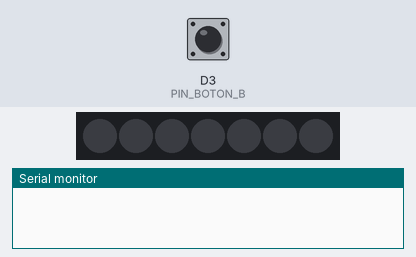
Recording of a sketch running on a simulated ESP8266 (Wemos D1 mini). Shown: 7 RGB LEDs in strip order, left to right, the last lines printed to the serial monitor. The inputs (shaded band) are chosen by the test bench; at power-on: D3 (PIN_BOTON_B) HIGH. Dim RGB values are drawn brighter than linear.

Above: at 4.7 s.
4.8 s: D3 (PIN_BOTON_B) pulled LOW for 3.2 s
At 9.0 s:
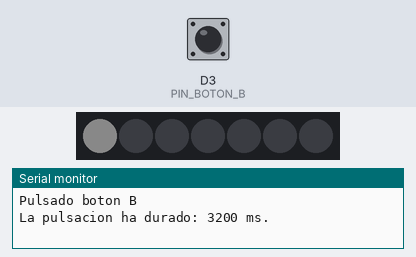
9.5 s: D3 (PIN_BOTON_B) pulled LOW for 0.15 s
At 9.91 s:
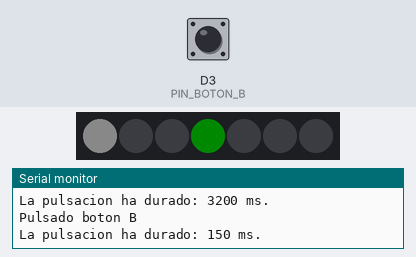
10.2 s: D3 (PIN_BOTON_B) pulled LOW for 1 s
At 11.31 s:
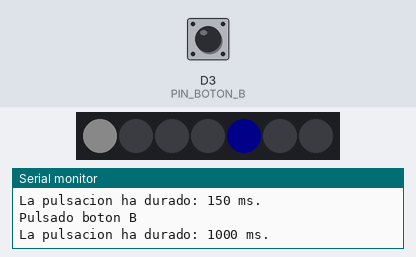
11.8 s: D3 (PIN_BOTON_B) pulled LOW for 0.15 s
At 12.12 s:
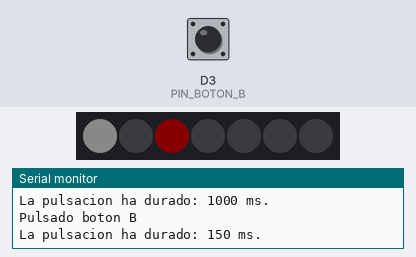
Timing chart, 0 to 13.5 s (numbered marks = the images above; inputs shaded):
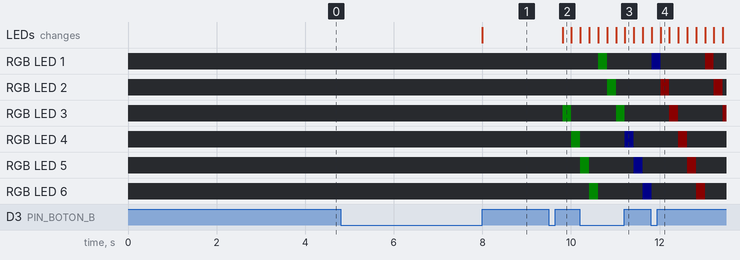

The sketch:

Ejercicio14c-Control_RGB_Wemos.ino
```cpp
/*
   Ejercicio14 - Control RGB Wemos
   Web: https://www.aprendiendoarduino.com/cursos/programacion-arduino-2019/
   Montaje: https://github.com/jecrespo/aprendiendoarduino-Curso_Programacion_Arduino_2019/blob/master/Esquemas%20Montajes%20Pr%C3%A1cticas%20Fritzing/Curso_Programacion-Montaje%20Arduino_bb.png
*/
//Librería LEDs RGB
#include <Adafruit_NeoPixel.h>

//Definición pines
#define PIN_BOTON_B D3
#define PIN   D4
#define LED_NUM 7

//Objeto Leds
Adafruit_NeoPixel leds = Adafruit_NeoPixel(LED_NUM, PIN, NEO_GRB + NEO_KHZ800);

//Variables globales
int velocidad = 200;
int color;
int colores[3] = {0, 0, 0};
boolean encendido = 0;  //Sistema encendido/apagado
byte led = 1; //Led que enciendo para efecto
boolean anterior_b;
unsigned long tiempo_pulsacion;
unsigned long tiempo_led;

void setup() {
  //Inicializo puerto serie
  Serial.begin(9600);
  // This initializes the NeoPixel library.
  leds.begin();
  //Inicializo Pines
  pinMode(PIN_BOTON_B, INPUT);

  anterior_b = digitalRead(PIN_BOTON_B);

  for (int i = 0; i < LED_NUM ; i++){
    leds.setPixelColor (i, leds.Color (0,0,0));
    leds.show();
    delay (500);
  }
}

void loop() {

  boolean estado_b = digitalRead(PIN_BOTON_B);

  if (anterior_b != estado_b) {
    if (estado_b == LOW) {  //flanco ascendente pull-up
      tiempo_pulsacion = millis();  //tomo timepo al pulsar
      Serial.println(F("Pulsado boton B"));
    }
    else {  //flanco descendente
      unsigned long duracion_pulso = millis() - tiempo_pulsacion; //Aqui hay un bug por el millis overflow
      Serial.println("La pulsacion ha durado: " + String(duracion_pulso) + " ms.");
      if (duracion_pulso < 2000) {  //corta
        if (encendido) {  //Solo si esta encendido el sistema
          colores[color] = 0;
          color++;

          if (color > 2)
            color = 0;

          colores[color] = 10;
        }
      }
      else if (duracion_pulso < 10000) {  //larga
        if (encendido) {
          encendido = 0;
          //apago leds
          for (int i = 0; i < LED_NUM; i++) {
            leds.setPixelColor(i, leds.Color(0, 0, 0));
          }
          leds.show();
        }
        else {
          encendido = 1;
          leds.setPixelColor(0, leds.Color(10, 10, 10));  //Enciendo led central
          leds.show();
          tiempo_led = millis();
          led = 0;  //empiezo el efecto en el led 1
        }
      }
      else {
        Serial.println("pulsación demasiado larga");
      }
    }
  }
  anterior_b = estado_b;

   //actualizo led cuando toca (200 ms)
  if (encendido) {
    if ((millis() - tiempo_led) > 200) {
      tiempo_led = millis();
      leds.setPixelColor(((led + (LED_NUM - 2)) % (LED_NUM - 1)) + 1, leds.Color(0, 0, 0));
      leds.setPixelColor((led % (LED_NUM - 1)) + 1, leds.Color(colores[0], colores[1], colores[2]));
      leds.show();
      led++;
      if (led > LED_NUM - 2)
        led = 0;
    }
  }
}
```

Measured:
- after the input at 4.8 s, the LEDs: change after 3.2 s (image 1)
- after the input at 9.5 s, RGB LED 3: off → RGB(0, 10, 0) after 0.31 s, → off 0.20 s later; RGB LED 4: off → RGB(0, 10, 0) after 0.51 s; the LEDs: change after 0.31 s (image 2)
- after the input at 10.2 s, the LEDs: first differ from a run without the input after 1.0 s (image 3)
- after the input at 11.8 s, the LEDs: first differ from a run without the input after 0.22 s (image 4)
